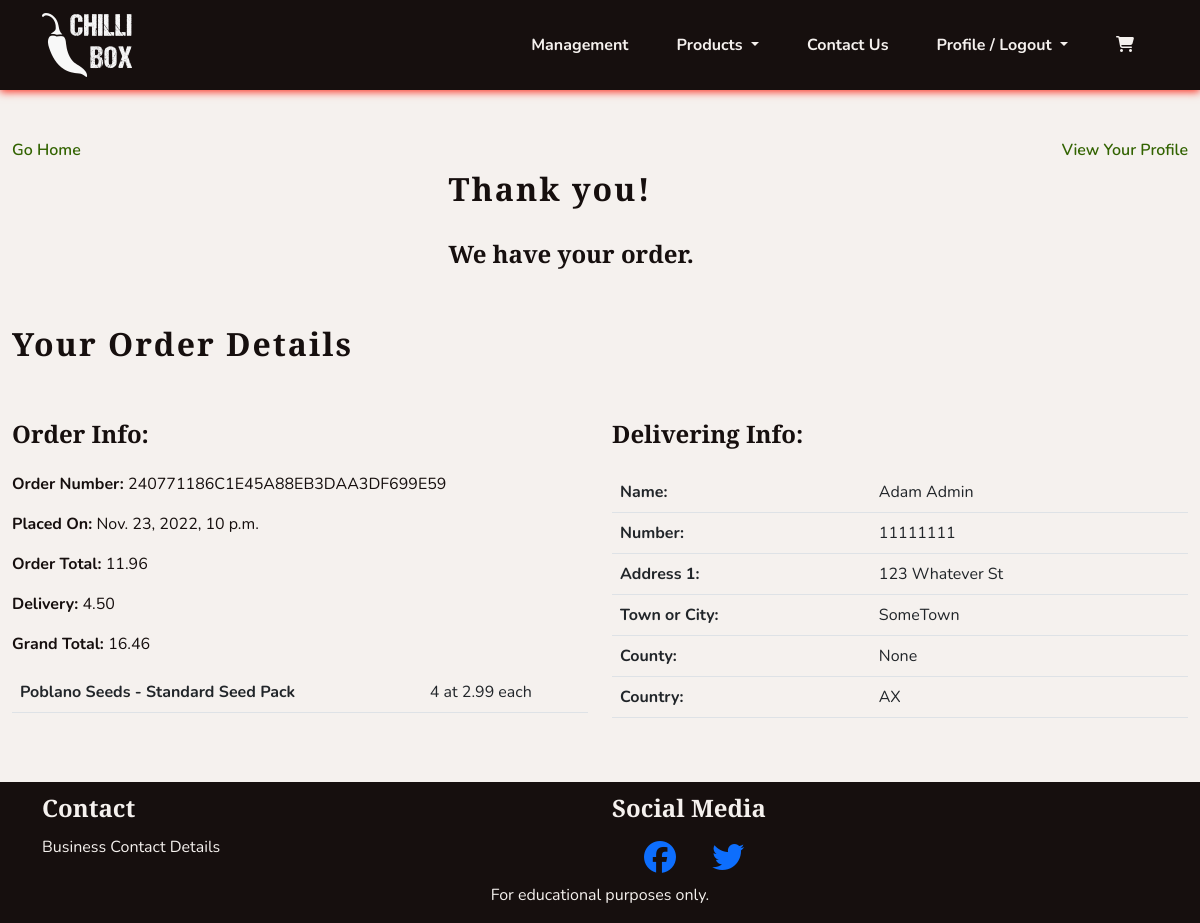
The app's page /profiles/order_history/240771186C1E45A88EB3DAA3DF699E59 (signed in) with its own data.
### checkout/models.py (models this page shows, shortened)
class Order(models.Model):
    order_number = models.CharField(max_length=32, editable=False)
    user_profile = models.ForeignKey(UserProfile, on_delete=models.SET_NULL,
                                     null=True, blank=True,
                                     related_name='orders')
    first_name = models.CharField(max_length=50)
    last_name = models.CharField(max_length=50)
    email = models.EmailField(max_length=254)
    phone_number = models.CharField(max_length=20)
    country = CountryField(blank_label='Country *')
    postcode = models.CharField(max_length=20, null=True, blank=True)
    town_or_city = models.CharField(max_length=40)
    street_address1 = models.CharField(max_length=80)
    street_address2 = models.CharField(max_length=80, null=True, blank=True)
    county = models.CharField(max_length=80, null=True, blank=True)
    date = models.DateTimeField(auto_now_add=True)
    delivery_cost = models.DecimalField(max_digits=6,
                                        decimal_places=2, default=0)
    order_total = models.DecimalField(max_digits=10,
                                      decimal_places=2, default=0)
    grand_total = models.DecimalField(max_digits=10,
                                      decimal_places=2, default=0)

class OrderLineItem(models.Model):
    order = models.ForeignKey(Order, on_delete=models.CASCADE,
                              related_name='lineitems')
    product = models.ForeignKey(Product, on_delete=models.CASCADE)
    variant = models.ForeignKey(Variant, on_delete=models.CASCADE)
    quantity = models.IntegerField(default=0)
    lineitem_total = models.DecimalField(max_digits=6, decimal_places=2,
                                         editable=False)

### products/models.py (models this page shows, shortened)
class Product(models.Model):
    category = models.ForeignKey(Category, on_delete=models.SET_NULL,
                                 null=True, blank=True, related_name='product')
    subcategory = models.ForeignKey(SubCategory, on_delete=models.SET_NULL,
                                    null=True, blank=True)
    name = models.CharField(max_length=255)
    slug = models.SlugField()
    description = models.TextField(null=True, blank=True,
                                   help_text='Include a description for the \
                                   product\'s page.')
    excerpt = models.TextField(null=True, blank=True, help_text='Include a \
                               brief summary of the product.')
    ingredients = models.CharField(max_length=140, null=True, blank=True,
                                   help_text='For sauces, please include the \
                                   ingredients.')
    growth_time = models.CharField(max_length=140, null=True, blank=True,
                                   help_text='For seeds, please include the \
                                   growth time to maturity.')
    heat_level = models.CharField(max_length=140, null=True, blank=True,
                                  help_text='In scovilles or more generally \
                                  (eg \'hot\') where appropriate.')
    box_contents = models.ManyToManyField('self', blank=True, help_text='Add \
                                          products for seed and sauce boxes.')
    image = models.ImageField(upload_to='uploads/', null=True, blank=True)
    thumbnail = models.ImageField(upload_to='uploads/', null=True, blank=True,
                                  help_text='If not added, will be \
                                  auto-generated from image.')
    added_on = models.DateField(auto_now_add=True)
    class Meta:
        ordering = ('name',)
        get_latest_by = ('added_on',)
    def __str__(self):
        return self.name

class Variant(models.Model):
    product = models.ForeignKey(Product, on_delete=models.CASCADE, related_name='variants')
    size = models.CharField(max_length=80)
    price = models.DecimalField(max_digits=5, decimal_places=2)
    current_stock = models.PositiveIntegerField(default=0,
                                                help_text='Default is 0.')
    in_stock = models.BooleanField(default=False,
                                   help_text='Updates when current stock \
                                   updated.')
    class Meta:
        verbose_name_plural = 'Variants'

### profiles/views.py (the view)
# urls.py: path('order_history/<order_number>', views.OrderHistory.as_view(), name='order_history'),
class OrderHistory(LoginRequiredMixin, View):
    def get(self, request, order_number):
        order = get_object_or_404(Order, order_number=order_number)
        template_name = 'checkout/checkout_success.html'
        context = {
            'order': order,
        }
        return render(request, template_name, context)

### cart/contexts.py (called while the page is built, shortened)
def cart_contents(request):
    cart_items = []
    total = 0
    product_count = 0
    cart = request.session.get('cart', {})
    if total < settings.FREE_DELIVERY_THRESHOLD:
        delivery = Decimal(settings.STANDARD_DELIVERY_COST)
        free_delivery_delta = settings.FREE_DELIVERY_THRESHOLD - total
    else:
        delivery = 0
        free_delivery_delta = 0
    grand_total = delivery + total
    context = {
        'cart_items': cart_items,
        'total': total,
        'product_count': product_count,
        'delivery': delivery,
        'free_delivery_delta': free_delivery_delta,
        'free_delivery_threshold': settings.FREE_DELIVERY_THRESHOLD,
        'grand_total': grand_total,
    }
    return context

### checkout/templates/checkout/checkout_success.html (shortened to what this page needs)
{% extends "base.html" %}
{% load static %}
{% block content %}
<section class="d-flex flex-row justify-content-between">
    <div>
        <a class="chilli-link" href="{% url 'home:index' %}">Go Home</a>
    </div>
    <div>
        <h1 class="headings">Thank you!</h1>
        <h2 class="headings headings-sm">We have your order.</h2>
    </div>
    <div>
        <a class="chilli-link" href="{% url 'profiles:profile' %}">View Your Profile</a>
    </div>
</section>
<section class="row">
    <h3 class="headings">Your Order Details</h3>
    <div class="col-12 col-md-6">
        <h4 class="headings headings-sm">Order Info:</h4>
        <p><strong>Order Number: </strong>{{ order.order_number }}</p>
        <p><strong>Placed On: </strong>{{ order.date }}</p>
        <p><strong>Order Total: </strong>{{ order.order_total|floatformat:2 }}</p>
        <p><strong>Delivery: </strong>{{ order.delivery_cost|floatformat:2 }}</p>
        <p><strong>Grand Total: </strong>{{ order.grand_total|floatformat:2 }}</p>
        <table class="table">
            <tr>
                {% for item in order.lineitems.all %}
                <th>{{ item.product }} - {{ item.variant.size }}</th>
                <td>{{ item.quantity }} at {{ item.variant.price }} each</td>
                {% endfor %}
            </tr>
        </table>
    </div>
    <div class="col-12 col-md-6">
        <h4 class="headings headings-sm">Delivering Info:</h4>
        <table class="table">
            <tr>
                <th>Name: </th>
                <td>{{ order.first_name }} {{ order.last_name }}</td>
            </tr>
            <tr>
                <th>Number: </th>
                <td>{{ order.phone_number }}</td>
            </tr>
            <tr>
                <th>Address 1: </th>
                <td>{{ order.street_address1 }}
            </tr>
            <tr>
                <th>Town or City: </th>
                <td>{{ order.town_or_city }}</td>
            </tr>
            <tr>
                <th>County: </th>
                <td>{{ order.county }}</td>
            </tr>
            <tr>
                <th>Country: </th>
                <td>{{ order.country }}</td>
            </tr>
        </table>
    </div>
</section>
{% endblock %}

### static/css/style.css (style rules this page uses)
:root { --site-white: #f5f1ee; --site-black: #160f0e; --site-grey: #6b6363; --site-red: #fc382a; --site-dark-red:#bd0000; --site-green: #568729; --site-dark-green: #326300; --site-text-bg: rgba(49, 99, 0, 0.2); --site-car-bg: rgba(245, 241, 238, 0.61); }
html { height: 100%; }
section { max-width: 2550px; }
body { font-family: "Nunito", sans-serif; color: var(--site-black); font-size: 1rem; background: var(--site-white); }
h1, h2, h3, h4 { font-family: "Merriweather Sans", "Nunito", sans-serif; font-weight: 900; margin-top: 0.5em; margin-bottom: 0.5em; }
.headings { font-size: 2rem; letter-spacing: 2px; margin: 1em 0; }
.headings-sm { font-size: 1.5rem; letter-spacing: 0; }
a { text-decoration: none; }
.chilli-link { font-weight: 600; color: var(--site-dark-green); transition: all 0.2s linear; }

### records on screen
Order: order_number "240771186C1E45A88EB3DAA3DF699E59", date "Nov. 23, 2022, 10 p.m.", order_total "11.96", delivery_cost "4.50", grand_total "16.46", first_name "Adam", last_name "Admin", phone_number "11111111", street_address1 "123 Whatever St", town_or_city "SomeTown", county "None", country "AX"
OrderLineItem: product "Poblano Seeds", variant.size "Standard Seed Pack", quantity "4", variant.price "2.99"
